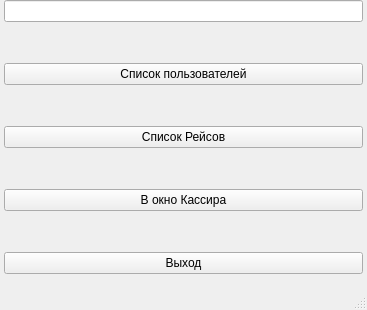
<?xml version="1.0" encoding="UTF-8"?>
<ui version="4.0">
 <class>admins</class>
 <widget class="QMainWindow" name="admins">
  <property name="geometry">
   <rect>
    <x>0</x>
    <y>0</y>
    <width>367</width>
    <height>310</height>
   </rect>
  </property>
  <property name="minimumSize">
   <size>
    <width>367</width>
    <height>310</height>
   </size>
  </property>
  <property name="maximumSize">
   <size>
    <width>612</width>
    <height>478</height>
   </size>
  </property>
  <property name="windowTitle">
   <string>AirPortSystems:Admin Window</string>
  </property>
  <widget class="QWidget" name="centralwidget">
   <layout class="QVBoxLayout" name="verticalLayout">
    <property name="spacing">
     <number>0</number>
    </property>
    <property name="leftMargin">
     <number>4</number>
    </property>
    <property name="topMargin">
     <number>0</number>
    </property>
    <property name="rightMargin">
     <number>4</number>
    </property>
    <property name="bottomMargin">
     <number>0</number>
    </property>
    <item>
     <layout class="QVBoxLayout" name="verticalLayout_2">
      <item>
       <widget class="QLineEdit" name="UserLine">
        <property name="alignment">
         <set>Qt::AlignCenter</set>
        </property>
        <property name="readOnly">
         <bool>true</bool>
        </property>
       </widget>
      </item>
      <item>
       <spacer name="verticalSpacer">
        <property name="orientation">
         <enum>Qt::Vertical</enum>
        </property>
        <property name="sizeHint" stdset="0">
         <size>
          <width>20</width>
          <height>40</height>
         </size>
        </property>
       </spacer>
      </item>
      <item>
       <widget class="QPushButton" name="OpenUserList">
        <property name="text">
         <string>Список пользователей</string>
        </property>
       </widget>
      </item>
      <item>
       <spacer name="verticalSpacer_2">
        <property name="orientation">
         <enum>Qt::Vertical</enum>
        </property>
        <property name="sizeHint" stdset="0">
         <size>
          <width>20</width>
          <height>40</height>
         </size>
        </property>
       </spacer>
      </item>
      <item>
       <widget class="QPushButton" name="Planes">
        <property name="text">
         <string>Список Рейсов</string>
        </property>
       </widget>
      </item>
      <item>
       <spacer name="verticalSpacer_3">
        <property name="orientation">
         <enum>Qt::Vertical</enum>
        </property>
        <property name="sizeHint" stdset="0">
         <size>
          <width>20</width>
          <height>40</height>
         </size>
        </property>
       </spacer>
      </item>
      <item>
       <widget class="QPushButton" name="PayMasterWindowMake">
        <property name="text">
         <string>В окно Кассира</string>
        </property>
       </widget>
      </item>
      <item>
       <spacer name="verticalSpacer_4">
        <property name="orientation">
         <enum>Qt::Vertical</enum>
        </property>
        <property name="sizeHint" stdset="0">
         <size>
          <width>20</width>
          <height>40</height>
         </size>
        </property>
       </spacer>
      </item>
      <item>
       <widget class="QPushButton" name="pushButton">
        <property name="text">
         <string>Выход</string>
        </property>
       </widget>
      </item>
     </layout>
    </item>
    <item>
     <widget class="QLabel" name="UserData">
      <property name="text">
       <string/>
      </property>
      <property name="alignment">
       <set>Qt::AlignRight|Qt::AlignTrailing|Qt::AlignVCenter</set>
      </property>
     </widget>
    </item>
   </layout>
  </widget>
  <widget class="QMenuBar" name="menubar">
   <property name="geometry">
    <rect>
     <x>0</x>
     <y>0</y>
     <width>367</width>
     <height>21</height>
    </rect>
   </property>
  </widget>
  <widget class="QStatusBar" name="statusBar"/>
 </widget>
 <tabstops>
  <tabstop>Planes</tabstop>
  <tabstop>OpenUserList</tabstop>
  <tabstop>PayMasterWindowMake</tabstop>
  <tabstop>pushButton</tabstop>
  <tabstop>UserLine</tabstop>
 </tabstops>
 <resources/>
 <connections/>
</ui>
